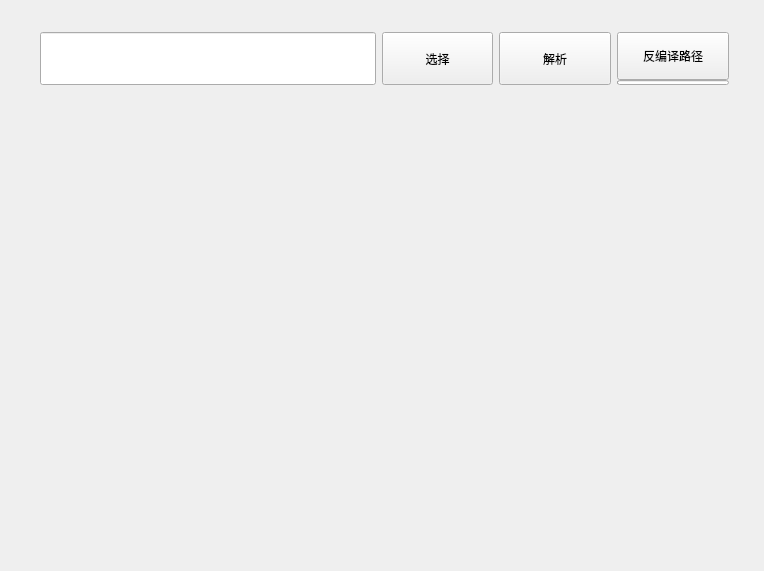
<?xml version="1.0" encoding="UTF-8"?>
<ui version="4.0">
 <class>widget_parse_apk</class>
 <widget class="QWidget" name="widget_parse_apk">
  <property name="geometry">
   <rect>
    <x>0</x>
    <y>0</y>
    <width>764</width>
    <height>571</height>
   </rect>
  </property>
  <property name="windowTitle">
   <string>Form</string>
  </property>
  <widget class="QWidget" name="verticalLayoutWidget">
   <property name="geometry">
    <rect>
     <x>0</x>
     <y>0</y>
     <width>771</width>
     <height>571</height>
    </rect>
   </property>
   <layout class="QVBoxLayout" name="verticalLayout" stretch="1,5">
    <property name="spacing">
     <number>0</number>
    </property>
    <property name="topMargin">
     <number>12</number>
    </property>
    <item>
     <layout class="QHBoxLayout" name="horizontalLayout" stretch="1">
      <property name="spacing">
       <number>0</number>
      </property>
      <property name="leftMargin">
       <number>24</number>
      </property>
      <property name="topMargin">
       <number>0</number>
      </property>
      <property name="rightMargin">
       <number>24</number>
      </property>
      <property name="bottomMargin">
       <number>0</number>
      </property>
      <item>
       <widget class="QWidget" name="widget_parse_apk_fuction_bar" native="true">
        <property name="sizePolicy">
         <sizepolicy hsizetype="Expanding" vsizetype="Expanding">
          <horstretch>0</horstretch>
          <verstretch>0</verstretch>
         </sizepolicy>
        </property>
        <widget class="QWidget" name="horizontalLayoutWidget">
         <property name="geometry">
          <rect>
           <x>0</x>
           <y>0</y>
           <width>721</width>
           <height>93</height>
          </rect>
         </property>
         <layout class="QHBoxLayout" name="layout_parse_function" stretch="3,1,1,1">
          <property name="spacing">
           <number>6</number>
          </property>
          <property name="leftMargin">
           <number>16</number>
          </property>
          <property name="topMargin">
           <number>20</number>
          </property>
          <property name="rightMargin">
           <number>16</number>
          </property>
          <property name="bottomMargin">
           <number>20</number>
          </property>
          <item>
           <widget class="QLineEdit" name="edt_parse_apk_path">
            <property name="sizePolicy">
             <sizepolicy hsizetype="Expanding" vsizetype="Expanding">
              <horstretch>0</horstretch>
              <verstretch>0</verstretch>
             </sizepolicy>
            </property>
           </widget>
          </item>
          <item>
           <widget class="QPushButton" name="btn_select_apk">
            <property name="sizePolicy">
             <sizepolicy hsizetype="Expanding" vsizetype="Expanding">
              <horstretch>0</horstretch>
              <verstretch>0</verstretch>
             </sizepolicy>
            </property>
            <property name="text">
             <string>选择</string>
            </property>
           </widget>
          </item>
          <item>
           <widget class="QPushButton" name="btn_parse_apk">
            <property name="sizePolicy">
             <sizepolicy hsizetype="Expanding" vsizetype="Expanding">
              <horstretch>0</horstretch>
              <verstretch>0</verstretch>
             </sizepolicy>
            </property>
            <property name="text">
             <string>解析</string>
            </property>
           </widget>
          </item>
          <item>
           <layout class="QVBoxLayout" name="verticalLayout_3">
            <property name="spacing">
             <number>0</number>
            </property>
            <item>
             <widget class="QPushButton" name="btn_depack_dir_path">
              <property name="sizePolicy">
               <sizepolicy hsizetype="Expanding" vsizetype="Expanding">
                <horstretch>0</horstretch>
                <verstretch>0</verstretch>
               </sizepolicy>
              </property>
              <property name="text">
               <string>反编译路径</string>
              </property>
             </widget>
            </item>
            <item>
             <widget class="QProgressBar" name="pb_depack_progress">
              <property name="enabled">
               <bool>true</bool>
              </property>
              <property name="sizePolicy">
               <sizepolicy hsizetype="Expanding" vsizetype="Expanding">
                <horstretch>0</horstretch>
                <verstretch>0</verstretch>
               </sizepolicy>
              </property>
              <property name="minimumSize">
               <size>
                <width>0</width>
                <height>0</height>
               </size>
              </property>
              <property name="maximumSize">
               <size>
                <width>16777215</width>
                <height>5</height>
               </size>
              </property>
              <property name="maximum">
               <number>100</number>
              </property>
              <property name="value">
               <number>-1</number>
              </property>
              <property name="alignment">
               <set>Qt::AlignCenter</set>
              </property>
              <property name="textVisible">
               <bool>false</bool>
              </property>
             </widget>
            </item>
           </layout>
          </item>
         </layout>
        </widget>
       </widget>
      </item>
     </layout>
    </item>
    <item>
     <layout class="QVBoxLayout" name="layout_parse_step_info">
      <property name="spacing">
       <number>0</number>
      </property>
      <property name="leftMargin">
       <number>24</number>
      </property>
      <property name="topMargin">
       <number>12</number>
      </property>
      <property name="rightMargin">
       <number>24</number>
      </property>
      <property name="bottomMargin">
       <number>12</number>
      </property>
     </layout>
    </item>
   </layout>
  </widget>
 </widget>
 <resources/>
 <connections/>
</ui>
